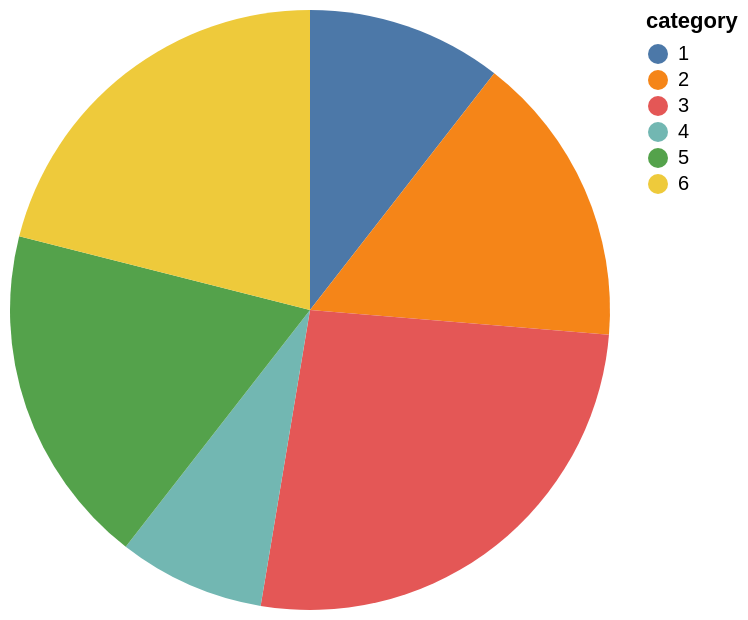

Here is the Vega-Lite specification saved for this chart:
### Vega-Lite specification from a JSON file in a GitHub repository (floating-point values rounded to 4 significant figures)
{"$schema": "https://vega.github.io/schema/vega-lite/v6.json", "description": "Pie Chart with percentage_tooltip", "data": {"values": [{"category": 1, "value": 4}, {"category": 2, "value": 6}, {"category": 3, "value": 10}, {"category": 4, "value": 3}, {"category": 5, "value": 7}, {"category": 6, "value": 8}]}, "mark": {"type": "arc", "tooltip": true}, "encoding": {"theta": {"field": "value", "type": "quantitative", "stack": "normalize"}, "color": {"field": "category", "type": "nominal"}}}
